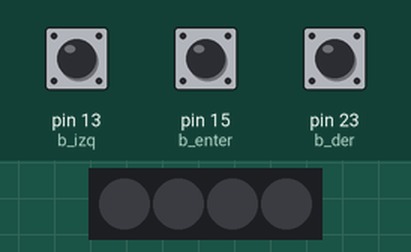
Bench run of a program on a simulated MicroPython board. Parts: 4 RGB LEDs in strip order, left to right. Inputs (shaded band) come from the test bench; at power-on: pin 13 (b_izq) HIGH, pin 15 (b_enter) HIGH, pin 23 (b_der) HIGH.

Above: at 1.2 s.
1.3 s: pin 13 (b_izq) pulled LOW for 0.15 s
At 1.9 s:
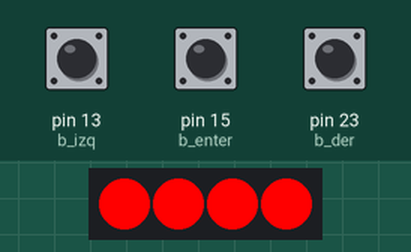
2.9 s: pin 15 (b_enter) pulled LOW for 0.15 s
At 4.1 s:
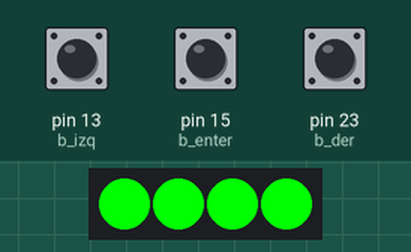
4.5 s: pin 23 (b_der) pulled LOW for 0.15 s
At 5.5 s:
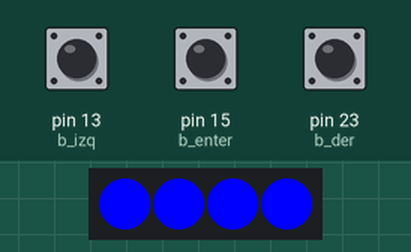
6.1 s: pin 13 (b_izq) pulled LOW for 1 s
At 6.7 s:
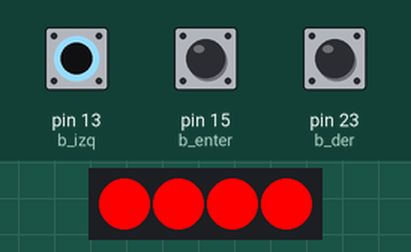
8.6 s: pin 15 (b_enter) pulled LOW for 1 s
At 9.8 s:
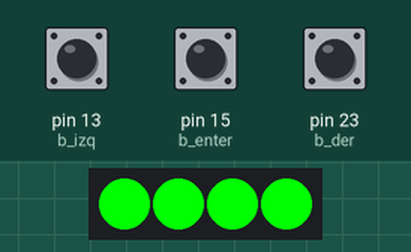
Timing chart, 0 to 11.6 s (numbered marks = the images above; inputs shaded):
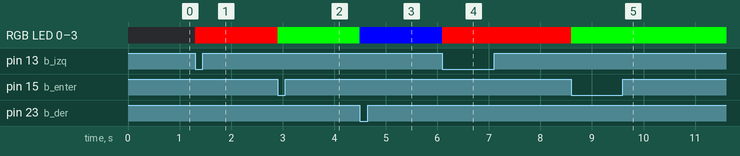

The program:

neopixel.botones.py
```python
# Actividad N° 7 - Pulsadores y neopixels
# Permite intercambiar entre distintos colores los neopixels,
# haciendo el uso de tres botones.
# Nota:
# - Se debe descargar la libreria NeoPixel en caso de no tenerla -
# Link: https://github.com/adafruit/Adafruit_NeoPixel
# - No se requiere ningun tipo de componente extra para esta actividad.
# - Es necesario tener la Placa Educativa conectada a su computadora,
# y haber seleccionado la placa correspondiente en herramientas.
# Año 2022 por FANIOT http://www.faniot.com.ar

from machine import Pin
import neopixel

NEO_PIN = 27
NUM_PIXELS = 4
B_IZQ_PIN = 13
B_ENTER_PIN = 15
B_DER_PIN = 23

pixels = neopixel.NeoPixel(Pin(NEO_PIN), NUM_PIXELS)
b_izq = Pin(B_IZQ_PIN, Pin.IN, Pin.PULL_UP)
b_enter = Pin(B_ENTER_PIN, Pin.IN, Pin.PULL_UP)
b_der = Pin(B_DER_PIN, Pin.IN, Pin.PULL_UP)


def set_color(color):
    for i in range(NUM_PIXELS):
        pixels[i] = color
    pixels.write()


def red():
    set_color((255, 0, 0))


def green():
    set_color((0, 255, 0))


def blue():
    set_color((0, 0, 255))


while True:
    if not b_izq.value():
        red()
    elif not b_enter.value():
        green()
    elif not b_der.value():
        blue()
```

Measured:
- after the input at 1.3 s, RGB LED 0–3: off → RGB(255, 0, 0) at once
- after the input at 2.9 s, RGB LED 0–3: RGB(255, 0, 0) → RGB(0, 255, 0) at once
- after the input at 4.5 s, RGB LED 0–3: RGB(0, 255, 0) → RGB(0, 0, 255) at once
- after the input at 6.1 s, RGB LED 0–3: RGB(0, 0, 255) → RGB(255, 0, 0) at once
- after the input at 8.6 s, RGB LED 0–3: RGB(255, 0, 0) → RGB(0, 255, 0) at once
